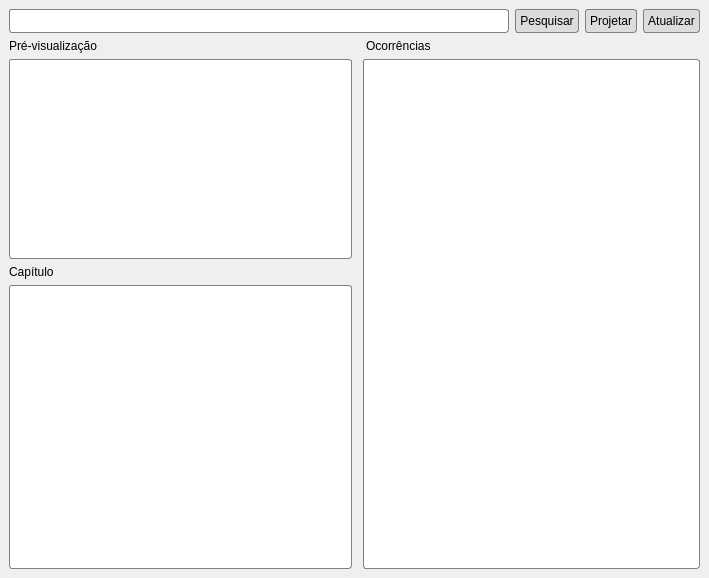
<?xml version="1.0" encoding="UTF-8"?>
<ui version="4.0">
 <class>MainWindow</class>
 <widget class="QMainWindow" name="MainWindow">
  <property name="geometry">
   <rect>
    <x>0</x>
    <y>0</y>
    <width>709</width>
    <height>578</height>
   </rect>
  </property>
  <property name="windowTitle">
   <string>Projetor bíblico</string>
  </property>
  <widget class="QWidget" name="centralwidget">
   <layout class="QVBoxLayout" name="verticalLayout">
    <item>
     <layout class="QHBoxLayout" name="horizontalLayout_3">
      <item>
       <widget class="QLineEdit" name="pesquisaLineEdit">
        <property name="styleSheet">
         <string notr="true">* {
	border-style: solid;
	border-color: gray;
	border-width: 1px;
	border-radius: 3px;
	padding: 3px;
	background-color: white;
	color: black;
}</string>
        </property>
       </widget>
      </item>
      <item>
       <widget class="QPushButton" name="pesquisarButton">
        <property name="styleSheet">
         <string notr="true">* {
	border-style: solid;
	border-color: gray;
	border-width: 1px;
	border-radius: 3px;
	padding: 4px;
	background-color: rgb(220, 220, 220);
	color: black;
}

*:hover {
	background-color: gray;
	color: white;
}</string>
        </property>
        <property name="text">
         <string>Pesquisar</string>
        </property>
       </widget>
      </item>
      <item>
       <widget class="QPushButton" name="projetarButton">
        <property name="styleSheet">
         <string notr="true">* {
	border-style: solid;
	border-color: gray;
	border-width: 1px;
	border-radius: 3px;
	padding: 4px;
	background-color: rgb(220, 220, 220);
	color: black;
}

*:hover {
	background-color: gray;
	color: white;
}</string>
        </property>
        <property name="text">
         <string>Projetar</string>
        </property>
       </widget>
      </item>
      <item>
       <widget class="QPushButton" name="atualizarButton">
        <property name="styleSheet">
         <string notr="true">* {
	border-style: solid;
	border-color: gray;
	border-width: 1px;
	border-radius: 3px;
	padding: 4px;
	background-color: rgb(220, 220, 220);
	color: black;
}

*:hover {
	background-color: gray;
	color: white;
}</string>
        </property>
        <property name="text">
         <string>Atualizar</string>
        </property>
       </widget>
      </item>
     </layout>
    </item>
    <item>
     <layout class="QGridLayout" name="gridLayout" rowstretch="0,0,0,0" columnstretch="0,0,0,0">
      <item row="1" column="0">
       <widget class="QTextEdit" name="mainTextEdit">
        <property name="sizePolicy">
         <sizepolicy hsizetype="Expanding" vsizetype="Expanding">
          <horstretch>0</horstretch>
          <verstretch>0</verstretch>
         </sizepolicy>
        </property>
        <property name="maximumSize">
         <size>
          <width>16777215</width>
          <height>200</height>
         </size>
        </property>
        <property name="styleSheet">
         <string notr="true">* {
	border-style: solid;
	border-color: gray;
	border-width: 1px;
	border-radius: 3px;
	padding: 3px;
	background-color: white;
	color: black;
	font-size: 10pt;
}</string>
        </property>
       </widget>
      </item>
      <item row="3" column="0">
       <widget class="QListWidget" name="listWidget">
        <property name="styleSheet">
         <string notr="true">* {
	border-style: solid;
	border-color: gray;
	border-width: 1px;
	border-radius: 3px;
	padding: 3px;
	background-color: white;
	color: black;
	font-size: 10pt;
}</string>
        </property>
       </widget>
      </item>
      <item row="0" column="0">
       <widget class="QLabel" name="label_2">
        <property name="text">
         <string>Pré-visualização</string>
        </property>
       </widget>
      </item>
      <item row="0" column="3">
       <widget class="QLabel" name="ocorrenciasLabel">
        <property name="styleSheet">
         <string notr="true">*{
	margin-left: 5px;
}</string>
        </property>
        <property name="text">
         <string>Ocorrências</string>
        </property>
       </widget>
      </item>
      <item row="1" column="3" rowspan="3">
       <widget class="QListView" name="ocorrenciasListView">
        <property name="sizePolicy">
         <sizepolicy hsizetype="Expanding" vsizetype="Expanding">
          <horstretch>0</horstretch>
          <verstretch>0</verstretch>
         </sizepolicy>
        </property>
        <property name="maximumSize">
         <size>
          <width>500</width>
          <height>16777215</height>
         </size>
        </property>
        <property name="styleSheet">
         <string notr="true">* {
	border-style: solid;
	border-color: gray;
	border-width: 1px;
	border-radius: 3px;
	padding: 3px;
	background-color: white;
	color: black;
	font-size: 10pt;
	margin-left: 5px;
}

*:item {
	margin-bottom: 10px;
}</string>
        </property>
        <property name="wordWrap">
         <bool>true</bool>
        </property>
       </widget>
      </item>
      <item row="2" column="0">
       <widget class="QLabel" name="label_3">
        <property name="text">
         <string>Capítulo</string>
        </property>
       </widget>
      </item>
     </layout>
    </item>
   </layout>
  </widget>
  <action name="actionSair">
   <property name="text">
    <string>Sair</string>
   </property>
  </action>
 </widget>
 <resources/>
 <connections/>
</ui>
